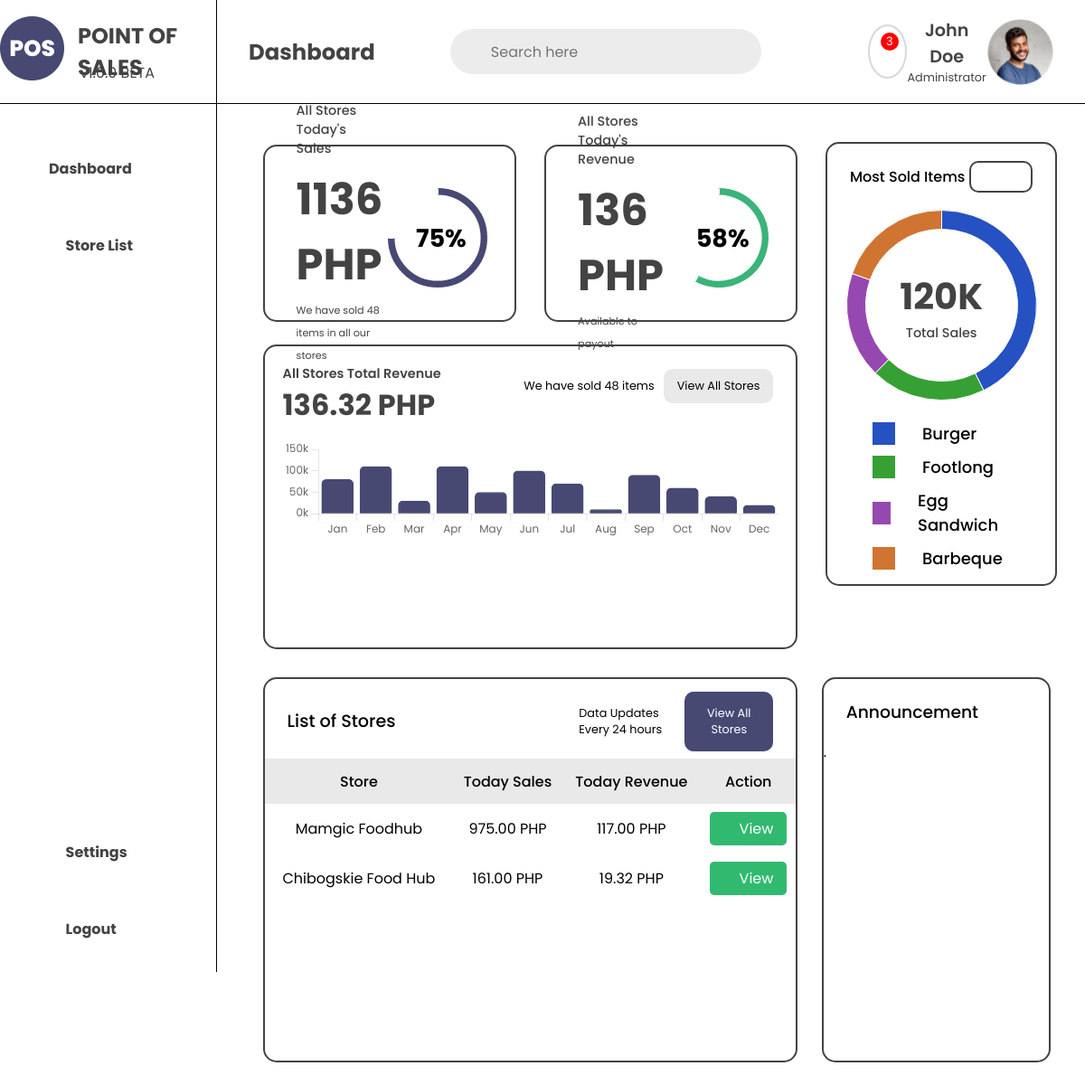
The page / on the database its author committed.
### store/models.py (models this page shows, shortened)
class Setting(models.Model):
    CURRENCY = [
        ('USD', 'USD'),
        ('EUR', 'EUR'),
        ('CNY', 'CNY'),
        ('JPY', 'JPY'),
        ('PHP', 'PHP'),
    ]
    setting_id = models.CharField(max_length=100)
    tax = models.DecimalField(max_digits=10, decimal_places=2, null=True, blank=True)
    currency = models.CharField(max_length=100, null=True, blank=True, choices=CURRENCY)
    setting_created = models.DateTimeField(blank=True,null=True)

class Store(models.Model):
    store_name = models.CharField(max_length=100)
    store_address = models.CharField(max_length=100)
    store_manager = models.CharField(max_length=100)
    store_slug = models.SlugField(max_length=100, unique=True, null=True, blank=True)
    store_image = models.ImageField(upload_to='store_images', blank=True)
    store_created = models.DateTimeField(blank=True,null=True)
    @property
    def get_total_sales(self):
        total = 0
        for order in self.order_set.all():
            total += order.order_total
        return total
    @property
    def get_total_revenue(self):
        total = 0
        grand_total = 0
        for order in self.order_set.all():
            total += order.order_total
            grand_total = total * Setting.objects.all()[0].tax / 100
        return grand_total

class Order(models.Model):
    order_id = models.CharField(max_length=100)
    order_date = models.DateTimeField(blank=True,null=True)
    order_total = models.DecimalField(max_digits=10, decimal_places=2, null=True, blank=True)
    order_store = models.ForeignKey(Store, on_delete=models.CASCADE)
    order_completed = models.BooleanField(default=False)
    order_void = models.BooleanField(default=False)
    order_created = models.DateTimeField(blank=True,null=True)

### store/views.py (the view)
# urls.py: path('', views.dashboard, name='dashboard'),
def dashboard(request):
    stores = Store.objects.all()
    settings = Setting.objects.all()
    order = Order.objects.all()
    order_item = OrderItem.objects.all()
    for setting in settings:
        currency = setting.currency
    ord_total = 0
    for o in order:
        ord_total += o.order_total
        order_revenue = ord_total * setting.tax / 100
        print(ord_total)
    order_items = 0
    for item in order_item:
        order_items += item.order_item_quantity
    print(order_items)
    for store in stores:
        store_total_sales = store.get_total_sales
        store_total_revenue = store.get_total_revenue
        print(store_total_revenue)
    context = {
        'stores': stores,
        'currency': currency,
        'store_total_sales': store_total_sales,
        'order_total': ord_total,
        'order_revenue': order_revenue,
        'order_items': order_items,
    }
    return render(request, 'includes/dashboard.html', context)

### store/templates/includes/dashboard.html (shortened to what this page needs)
{% extends "base.html" %}
{% load static %}
{% block css %}
<link rel="stylesheet" href="{% static 'css/includes/dashboard.css' %}">
{% endblock %}
{% block content %}
{% include "navbar.html" %}
<div class="dashboard-content">
    <div class="container-graph-main">
        <div class="section-graph-main">
            <div class="top-graph">
                <div class="todays-sales-graph">
                    <div class="graph-details">
                        <p>All Stores Today's Sales</p>
                        <h1>{{order_total | floatformat:0 }} {{currency}}</h1>
                        <span>We have sold {{order_items}} items in all our stores</span>
                    </div>
                    <div class="chart-js">
                        <canvas id="myChart" width="120" height="120">
                        </canvas>
                        <h2 id="percentage">75%</h2>
                    </div>
                </div>
                <div class="todays-revenue-graph">
                    <div class="graph-details">
                        <p>All Stores Today's Revenue</p>
                        <h1>{{order_revenue | floatformat:0 }} {{currency}}</h1>
                        <span>Available to payout</span>
                    </div>
                    <div class="chart-js">
                        <canvas id="myChart2" width="120" height="120">
                        </canvas>
                        <h2>58%</h2>
                    </div>
                </div>
            </div>
            <div class="bottom-graph">
                <div class="bar-graph-header">
                    <div class="left-part">
                        <p>All Stores Total Revenue</p>
                        <h1>{{order_revenue | floatformat:2}} {{currency}}</h1>
                    </div>
                    <div class="right-part">
                        <span>We have sold {{order_items}} items</span>
                        <div class="section">
                            <p>View All Stores</p>
                        </div>
                    </div>
                </div>
                <div class="bar-graph">
                    <canvas id="myBarGraph" width="1000" height="200"></canvas>
                </div>
            </div>
        </div>
        <div class="side-section-graph">
            <div class="side-graph">
                <div class="side-graph-header">
                    <p>Most Sold Items</p>
                    <div class="side-graph-options">
                        <i class="fa-regular fa-circle"></i>
                        <i class="fa-regular fa-circle"></i>
                        <i class="fa-regular fa-circle"></i>
                    </div>
                </div>
                <div class="side-graph-contents">
                    <div class="side-graph-main">
                        <canvas id="doughnutGraph" width="211" height="211"></canvas>
                        <div class="middle">
                            <h1>120K</h1>
                            <p>Total Sales</p>
                        </div>
                    </div>
                    <div class="side-graph-top-item-list">
                        <div class="list">
                            <div class="color c1">
                            </div>
                            <div class="item-name">
                                <p>Burger</p>
                            </div>
                        </div>
                        <div class="list">
                            <div class="color c2"></div>
                            <div class="item-name">
                                <p>Footlong</p>
                            </div>
                        </div>
                        <div class="list">
                            <div class="color c3"></div>
                            <div class="item-name">
                                <p>Egg Sandwich</p>
                            </div>
                        </div>
                        <div class="list">
                            <div class="color c4"></div>
                            <div class="item-name">
                                <p>Barbeque</p>
                            </div>
                        </div>
                    </div>
                </div>
            </div>
        </div>
    </div>
    <div class="container-bottom">
        <div class="store-table">
            <div class="table">
                <div class="table-header">
                    <p>List of Stores</p>
                    <div class="right-side-header">
                        <p>Data Updates Every 24 hours</p>
                        <a href="{% url 'store_list' %}" class="right-side-header-section">
                            <p>View All Stores</p>
                        </a>
                    </div>
                </div>
                <table class="tbl-main">
                    <tr class="tbl-header">
                        <th> Store</th>
                        <th> Today Sales</th>
                        <th> Today Revenue </th>
                        <th> Action </th>
                    </tr>
                    {% for store in stores %}
                    <tr class="tbl-datas">
                        <td> {{store.store_name}} </td>
                        <td> {{store.get_total_sales}} {{currency}}</td>
                        <td> {{store.get_total_revenue | floatformat:2}} {{currency}}</td>
                        <td> <a href="{% url 'pos_dashboard' store_slug=store.store_slug %}" class="tbl-btn"><i
                                    class="fa-solid fa-eye"></i>View</a> </td>
                    </tr>
                    {% endfor %}
                </table>
            </div>
        </div>
        <div class="activities">
            <div class="announcements">
                <div class="announce-header">
                    <h3>Announcement</h3>
                </div>
                .
            </div>
        </div>
    </div>
</div>
<script>
    var ctx = document.getElementById('myChart').getContext('2d');
    var mediaQuery = window.matchMedia('(max-width: 768px)')
    var status = false;
    if (ctx) {
        if (mediaQuery.matches) {
            console.log('true')
            var status = true;
        } else {
            // window width is greater than 768px
            var status = false;
        }
    }
    var myChart = new Chart(ctx, {
        type: 'doughnut',
        data: {
            datasets: [{
                label: '# of Votes',
                data: [75, 25],
                backgroundColor: [
                    'rgba(71, 73, 115, 1)',
                    'rgba(255, 255, 255, 1)',
                ],
                borderColor: [
                    'rgba(71, 73, 115, 1)',
                    'rgba(255, 255, 255, 1)',
                ],
            }]
        },
        options: {
            cutout: '90%',
            responsive: status,
        },
    });
</script>
<script>
    var ctx = document.getElementById('myChart2').getContext('2d');
    var myChart = new Chart(ctx, {
        type: 'doughnut',
        data: {
            datasets: [{
                label: '# of Votes',
                data: [58, 42],
                backgroundColor: [
                    'rgba(58, 180, 121, 1)',
                    'rgba(255, 255, 255, 1)',
                ],
                borderColor: [
                    'rgba(58, 180, 121, 1)',
                    'rgba(255, 255, 255, 1)',
                ],
            }]
        },
        options: {
            cutout: '90%',
            responsive: true,
        },
    });
</script>
<script>
    Chart.defaults.font.family = 'Poppins';
    // Chart.defaults.global.legend.display = false;
    var barGraph = document.getElementById('myBarGraph')
    var thickness = 35
    var mediaQuery = window.matchMedia('(max-width: 768px)')
    if (thickness) {
        if (mediaQuery.matches) {
            var thickness = 20
            var radius = 3
        } else {
            var thickness = 35
            var radius = 5
        }
    }
    var myBarChart = new Chart(barGraph, {
        type: 'bar',
        data: {
            labels: ['Jan', 'Feb', 'Mar', 'Apr', 'May', 'Jun', 'Jul', 'Aug', 'Sep', 'Oct', 'Nov', 'Dec'],
            datasets: [{
                label: 'Revenue',
                data: [80000, 110000, 30000, 110000, 50000, 100000, 70000, 10000, 90000, 60000, 40000, 20000],
                backgroundColor: ['rgba(71, 73, 115, 1)'],
                borderColor: ['rgba(71, 73, 115, 1)'],
                borderRadius: radius,
                borderWidth: 1,
                barThickness: thickness,
            }]
        },
        options: {
            plugins: {
                legend: {
                    display: false,
                },
            },
            scales: {
                x: {
                    grid: {
                        drawOnChartArea: false,
                    }
                },
                y: {
                    grid: {
                        drawOnChartArea: false,
                    },
                    gridLines: {
                        color: 'rgba(255, 255, 255, 1)',
                    },
                    ticks: {
                        callback: function (value, index, labels) {
                            return value / 1000 + 'k';
                        }
                    }
                }
            },
            responsive: true,
        }
    });
</script>
<script>
    var doughnutGraph = document.getElementById('doughnutGraph');
    var myDoughnutChart = new Chart(doughnutGraph, {
        type: 'doughnut',
        data: {
            labels: ['Red', 'Blue', 'Yellow', 'Green',],
            datasets: [{
                label: '# of Votes',
                data: [42.5, 19.5, 18, 19.5],
                backgroundColor: [
                    'rgba(37, 81, 194, 1)',
                    'rgba(54, 160, 52, 1)',
                    'rgba(150, 72, 177, 1)',
                    'rgba(208, 116, 49, 1)',
                ],
                borderWidth: 1
            }]
        },
        options: {
            plugins: {
                legend: {
                    display: false,
                },
            },
            cutout: '80%',
            responsive: true,
        },
    });
</script>
<script>
    var myChart1 = document.getElementById('myChart').getContext('2d');
    // Get the media query
    var mediaQuery = window.matchMedia('(max-width: 768px)')
    // if (myChart1) {
    //     if (mediaQuery.matches) {
    //         console.log('true')
    //         // Then trigger an alert
    //         myChart1.style.height = '60px';
    //         myChart1.style.width = '60px';
    //     } else {
    //         // window width is greater than 768px
    //         myChart1.canvas.parentNode.style.height = '150px';
    //         myChart1.canvas.parentNode.style.width = '150px';
    //     }
    // }
</script>
{% endblock %}

### store/static/css/base.css (style rules this page uses)
* { margin: 0; padding: 0; box-sizing: border-box; font-family: 'Poppins', sans-serif; }
body { position: relative; }

### rows shown on the page
Setting: currency "PHP"
Store: store_name "Mamgic Foodhub", get_total_sales "975.00", get_total_revenue "117.00"
Store: store_name "Chibogskie Food Hub", get_total_sales "161.00", get_total_revenue "19.32"

### other values the page prints
{{ order_total | floatformat:0 }} "1136"
{{ order_items }} "48"
{{ order_revenue | floatformat:0 }} "136"
{{ order_revenue | floatformat:2 }} "136.32"
